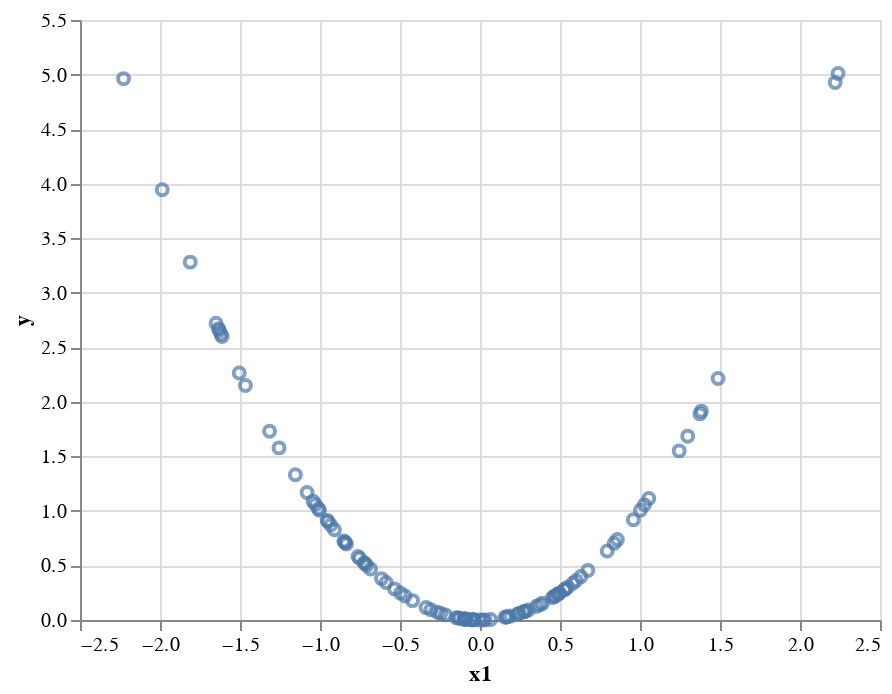

Here is the notebook cell this chart was saved with:
### Code cell
data = pd.DataFrame({'y':y[:,0], 'x1':x[:,0]})
alt.Chart(data).mark_point().encode(x='x1', y='y')

### Figure 1 — Vega-Lite specification as saved in the notebook (floating-point values rounded to 4 significant figures)
{"$schema": "https://vega.github.io/schema/vega-lite/v3.4.0.json", "config": {"mark": {"tooltip": null}, "view": {"height": 300, "width": 400}}, "data": {"name": "data-c4b138837176dad450f65914f6df4365"}, "datasets": {"data-c4b138837176dad450f65914f6df4365": [{"x1": 0.8385, "y": 0.7032}, {"x1": -0.4967, "y": 0.2467}, {"x1": -0.8447, "y": 0.7135}, {"x1": -0.4216, "y": 0.1778}, {"x1": 0.1565, "y": 0.0245}, {"x1": -0.3073, "y": 0.09442}, {"x1": 0.3022, "y": 0.09134}, {"x1": -0.08981, "y": 0.008065}, {"x1": -0.8423, "y": 0.7095}, {"x1": -0.8345, "y": 0.6964}, {"x1": 0.2783, "y": 0.07746}, {"x1": -1.619, "y": 2.62}, {"x1": -0.9328, "y": 0.8701}, {"x1": -1.649, "y": 2.72}, {"x1": 0.3907, "y": 0.1526}, {"x1": 0.3538, "y": 0.1252}, {"x1": -0.4684, "y": 0.2194}, {"x1": -0.8512, "y": 0.7245}, {"x1": -0.7078, "y": 0.5009}, {"x1": -1.315, "y": 1.73}, {"x1": -0.1016, "y": 0.01033}, {"x1": 0.1666, "y": 0.02775}, {"x1": -0.7194, "y": 0.5175}, {"x1": 0.6014, "y": 0.3616}, {"x1": -1.154, "y": 1.331}, {"x1": 0.03084, "y": 0.000951}, {"x1": 0.1893, "y": 0.03584}, {"x1": -0.09792, "y": 0.009588}, {"x1": 0.2701, "y": 0.07294}, {"x1": -1.634, "y": 2.67}, {"x1": 1.028, "y": 1.056}, {"x1": 0.1693, "y": 0.02865}, {"x1": 1.003, "y": 1.006}, {"x1": 0.06703, "y": 0.004493}, {"x1": -0.7626, "y": 0.5816}, {"x1": -0.1292, "y": 0.0167}, {"x1": -1.612, "y": 2.599}, {"x1": -0.6836, "y": 0.4674}, {"x1": -0.05152, "y": 0.002654}, {"x1": 0.488, "y": 0.2382}, {"x1": 0.4891, "y": 0.2392}, {"x1": -0.1347, "y": 0.01814}, {"x1": -0.09129, "y": 0.008333}, {"x1": -1.986, "y": 3.944}, {"x1": 0.6307, "y": 0.3978}, {"x1": 0.2369, "y": 0.05614}, {"x1": 0.8585, "y": 0.737}, {"x1": 0.01842, "y": 0.0003391}, {"x1": 1.375, "y": 1.889}, {"x1": -0.08793, "y": 0.007732}, {"x1": -0.09041, "y": 0.008174}, {"x1": -0.2451, "y": 0.06008}, {"x1": -0.1481, "y": 0.02194}, {"x1": 1.384, "y": 1.914}, {"x1": -0.3372, "y": 0.1137}, {"x1": -1.044, "y": 1.09}, {"x1": -0.03915, "y": 0.001533}, {"x1": -1.003, "y": 1.006}, {"x1": 0.5299, "y": 0.2808}, {"x1": -0.7239, "y": 0.524}, {"x1": 1.055, "y": 1.113}, {"x1": -1.01, "y": 1.02}, {"x1": 0.7951, "y": 0.6322}, {"x1": -0.9548, "y": 0.9116}, {"x1": 0.5479, "y": 0.3002}, {"x1": -0.9505, "y": 0.9035}, {"x1": 0.3754, "y": 0.141}, {"x1": 1.245, "y": 1.55}, {"x1": -2.228, "y": 4.962}, {"x1": -0.004591, "y": 2.108e-05}, {"x1": -0.04099, "y": 0.00168}, {"x1": 0.4978, "y": 0.2478}, {"x1": 0.2822, "y": 0.07966}, {"x1": -0.05127, "y": 0.002629}, {"x1": 2.238, "y": 5.009}, {"x1": -1.081, "y": 1.168}, {"x1": 2.22, "y": 4.928}, {"x1": 0.6743, "y": 0.4547}, {"x1": 0.4649, "y": 0.2161}, {"x1": -0.5343, "y": 0.2854}, {"x1": -1.466, "y": 2.149}, {"x1": -0.2665, "y": 0.07104}, {"x1": 1.298, "y": 1.685}, {"x1": -0.2165, "y": 0.04689}, {"x1": 0.4534, "y": 0.2056}, {"x1": -0.9096, "y": 0.8273}, {"x1": -0.7528, "y": 0.5667}, {"x1": 0.5807, "y": 0.3372}, {"x1": -0.5866, "y": 0.3441}, {"x1": 1.488, "y": 2.214}, {"x1": -1.505, "y": 2.264}, {"x1": -1.256, "y": 1.578}, {"x1": 0.4681, "y": 0.2191}, {"x1": -1.629, "y": 2.655}, {"x1": -1.811, "y": 3.28}, {"x1": -1.029, "y": 1.058}, {"x1": 0.9585, "y": 0.9187}, {"x1": 0.2439, "y": 0.05948}, {"x1": 0.5318, "y": 0.2828}, {"x1": -0.6159, "y": 0.3793}]}, "encoding": {"x": {"field": "x1", "type": "quantitative"}, "y": {"field": "y", "type": "quantitative"}}, "mark": "point"}
